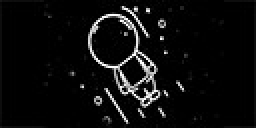
#> input picture firmware/tools/frames/1.jpg, 128 x 64 px (shown 2 times larger)
$ python make_assets.py
#> lines starting #> are read from the running program, lines starting #| are printed output that depends on the picture
#!/usr/bin/env python3
"""
make_assets.py —— 为 Prism TV 生成内置图片资源（嵌入固件）

产物（写到 firmware/main/）：
  - anim_frames.bin    分帧动画：N 帧 ALPHA_2BIT(240x120)，4px/byte，MSB 优先
  - weather_icons.bin  天气图标：8 个 ALPHA_4BIT(48x48)，2px/byte，高半字节优先
  - assets_gen.h       上述资源的尺寸/数量宏（供 C 代码对齐使用）

两种格式都是 LVGL 的“alpha 蒙版”图：黑色=透明，白色=不透明，
显示时用 lv_obj_set_style_img_recolor() 任意上色。

用法：
  python3 tools/make_assets.py                # 输入 tools/frames/*.jpg
  python3 tools/make_assets.py --frames DIR
"""

import argparse
import glob
import os
import sys

try:
    from PIL import Image, ImageDraw
except ImportError:
    sys.exit("需要 Pillow: pip install pillow")

HERE = os.path.dirname(os.path.abspath(__file__))
MAIN = os.path.join(HERE, "..", "main")

# ---- 动画 ----
ANIM_W, ANIM_H = 230, 115   # 2:1，匹配 230x230 可视区宽度
ANIM_BPP = 2                # 2bit -> 4 级灰阶（透明/1/3/2/3/不透明）
CORE_THRESHOLD = 170        # 高于此亮度作为“白色核心”层（1bit）

# ---- 天气图标 ----
ICON = 48
ICON_BPP = 4                # 4bit -> 16 级，边缘平滑
ICON_NAMES = ["sun", "sun_cloud", "cloud", "rain",
              "thunder", "snow", "fog", "haze"]

# ---- 界面小图标（温度计 / 水滴）----
UI_ICON_NAMES = ["thermo", "drop"]
UI_ICON = 24
UI_ICON_BPP = 4


# ======================================================================
#  打包 helper：把 L 模式灰度图按每像素 bpp 位、MSB 优先打包
# ======================================================================
def pack_alpha(gray_img, bpp):
    w, h = gray_img.size
    maxv = (1 << bpp) - 1
    px = gray_img.load()
    per_byte = 8 // bpp
    stride = (w + per_byte - 1) // per_byte
    out = bytearray(stride * h)
    for y in range(h):
        row = y * stride
        for x in range(w):
            v = int(round(px[x, y] * maxv / 255))
            if v < 0:
                v = 0
            elif v > maxv:
                v = maxv
            shift = 8 - bpp * ((x % per_byte) + 1)
            out[row + x // per_byte] |= v << shift
    return bytes(out)


# ======================================================================
#  分帧动画
# ======================================================================
def build_anim(frames_dir):
#> called with frames_dir = 'firmware/tools/frames'
    files = sorted(glob.glob(os.path.join(frames_dir, "*.jpg")),
                   key=lambda p: int(os.path.splitext(os.path.basename(p))[0]))
    if not files:
        sys.exit(f"没有找到帧图片: {frames_dir}/*.jpg")

    blob = bytearray()
    for p in files:
        im = Image.open(p).convert("L")
        # 轻微提对比，让线条更亮、暗部更干净
        im = im.point(lambda v: 0 if v < 10 else min(255, int((v - 10) * 255 / (235 - 10))))
        im = im.resize((ANIM_W, ANIM_H), Image.LANCZOS)
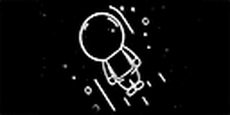
#> im: PIL image 230x115 L; min 0, max 255, mean 12.8

        # 每个像素两平面：
        #   glow：2bit alpha（平滑边缘，显示为发光色）
        #   core：1bit alpha（高亮核心，显示为白色）
        glow = pack_alpha(im, ANIM_BPP)
        core = pack_alpha(im.point(lambda v: 255 if v > CORE_THRESHOLD else 0), 1)
        blob += glow + core

    with open(os.path.join(MAIN, "anim_frames.bin"), "wb") as f:
        f.write(blob)

    glow_per = (ANIM_W + (8 // ANIM_BPP) - 1) // (8 // ANIM_BPP) * ANIM_H
    core_per = ((ANIM_W + 7) // 8) * ANIM_H
    print(f"anim_frames.bin : {len(files)} 帧, {ANIM_W}x{ANIM_H}, "
          f"glow {glow_per}B + core {core_per}B = {glow_per + core_per} B/帧, "
          f"共 {len(blob)} B")
#| anim_frames.bin : 1 帧, 230x115, glow 6670B + core 3335B = 10005 B/帧, 共 10005 B
    return len(files), glow_per, core_per


# ======================================================================
#  天气图标（用 PIL 画形状，4 倍超采样后缩小以获得抗锯齿）
# ======================================================================
S = 4                     # 超采样倍数
W = ICON * S


def new_canvas():
    im = Image.new("L", (W, W), 0)
    return im, ImageDraw.Draw(im)


def circle(d, cx, cy, r, fill=255):
    d.ellipse([cx - r, cy - r, cx + r, cy + r], fill=fill)


def sun(d, cx, cy, r):
    circle(d, cx, cy, r)
    import math
    for i in range(8):
        a = math.radians(i * 45)
        x0 = cx + math.cos(a) * r * 1.45
        y0 = cy + math.sin(a) * r * 1.45
        x1 = cx + math.cos(a) * r * 2.05
        y1 = cy + math.sin(a) * r * 2.05
        d.line([x0, y0, x1, y1], fill=255, width=int(W * 0.045))


def cloud(d, cx, cy, s):
    """一排圆 + 底部长圆，拼出云朵"""
    circle(d, cx - 0.62 * s, cy + 0.02 * s, 0.40 * s)
    circle(d, cx - 0.10 * s, cy - 0.28 * s, 0.55 * s)
    circle(d, cx + 0.55 * s, cy - 0.02 * s, 0.44 * s)
    d.rounded_rectangle([cx - 0.95 * s, cy - 0.05 * s, cx + 0.95 * s, cy + 0.45 * s],
                        radius=0.42 * s, fill=255)


def draw_icon(name, warm, cool):
    """把图标分别画到两个画布：
       warm = 太阳/闪电（显示为黄色）
       cool = 云/雨/雪/雾/霾条（显示为蓝色）"""
    if name == "sun":
        sun(warm, W * 0.5, W * 0.5, W * 0.20)

    elif name == "sun_cloud":
        sun(warm, W * 0.35, W * 0.33, W * 0.14)
        cloud(cool, W * 0.55, W * 0.62, W * 0.32)

    elif name == "cloud":
        cloud(cool, W * 0.5, W * 0.52, W * 0.40)

    elif name == "rain":
        cloud(cool, W * 0.5, W * 0.42, W * 0.36)
        for x in (0.30, 0.50, 0.70):
            cool.line([W * x, W * 0.66, W * (x - 0.05), W * 0.82],
                      fill=255, width=int(W * 0.05))

    elif name == "thunder":
        cloud(cool, W * 0.5, W * 0.38, W * 0.36)
        warm.polygon([(W * 0.54, W * 0.60), (W * 0.40, W * 0.80),
                      (W * 0.50, W * 0.80), (W * 0.42, W * 0.98),
                      (W * 0.62, W * 0.74), (W * 0.52, W * 0.74)], fill=255)

    elif name == "snow":
        cloud(cool, W * 0.5, W * 0.40, W * 0.36)
        import math
        for x in (0.32, 0.5, 0.68):
            cx, cy, r = W * x, W * 0.78, W * 0.07
            for i in range(3):
                a = math.radians(i * 60)
                cool.line([cx - math.cos(a) * r, cy - math.sin(a) * r,
                           cx + math.cos(a) * r, cy + math.sin(a) * r],
                          fill=255, width=int(W * 0.035))

    elif name == "fog":
        for i, y in enumerate((0.34, 0.48, 0.62, 0.76)):
            x0, x1 = (0.18, 0.82) if i % 2 == 0 else (0.28, 0.72)
            cool.rounded_rectangle([W * x0, W * y - W * 0.035,
                                    W * x1, W * y + W * 0.035],
                                   radius=W * 0.035, fill=255)

    elif name == "haze":
        sun(warm, W * 0.63, W * 0.34, W * 0.13)
        for i, y in enumerate((0.60, 0.74, 0.88)):
            x0, x1 = (0.14, 0.86) if i % 2 == 0 else (0.26, 0.74)
            cool.rounded_rectangle([W * x0, W * y - W * 0.032,
                                    W * x1, W * y + W * 0.032],
                                   radius=W * 0.032, fill=255)


def draw_ui_icon(name, d):
    """界面小图标（单层，24x24）"""
    if name == "thermo":
        cx = W * 0.5
        # 玻管
        d.rounded_rectangle([cx - W * 0.10, W * 0.14, cx + W * 0.10, W * 0.66],
                            radius=W * 0.10, fill=255)
        # 球泡
        circle(d, cx, W * 0.72, W * 0.17)
    elif name == "drop":
        cx = W * 0.5
        # 水滴：三角 + 圆
        d.polygon([(cx, W * 0.10),
                   (cx - W * 0.30, W * 0.56),
                   (cx + W * 0.30, W * 0.56)], fill=255)
        circle(d, cx, W * 0.62, W * 0.30)


def build_icons():
    blob = bytearray()
    per_plane = None
    for name in ICON_NAMES:
        warm_im, warm_d = new_canvas()
        cool_im, cool_d = new_canvas()
        draw_icon(name, warm_d, cool_d)
        warm = pack_alpha(warm_im.resize((ICON, ICON), Image.LANCZOS), ICON_BPP)
        cool = pack_alpha(cool_im.resize((ICON, ICON), Image.LANCZOS), ICON_BPP)
        per_plane = len(warm)
        blob += warm + cool

    with open(os.path.join(MAIN, "weather_icons.bin"), "wb") as f:
        f.write(blob)
    print(f"weather_icons.bin: {len(ICON_NAMES)} 个图标 x2 层, {ICON}x{ICON}, "
          f"{per_plane} B/层, 共 {len(blob)} B")
#| weather_icons.bin: 8 个图标 x2 层, 48x48, 1152 B/层, 共 18432 B
    return per_plane


def build_ui_icons():
    blob = bytearray()
    per = None
    for name in UI_ICON_NAMES:
        im, d = new_canvas()
        draw_ui_icon(name, d)
        im = im.resize((UI_ICON, UI_ICON), Image.LANCZOS)
        data = pack_alpha(im, UI_ICON_BPP)
        per = len(data)
        blob += data

    with open(os.path.join(MAIN, "ui_icons.bin"), "wb") as f:
        f.write(blob)
    print(f"ui_icons.bin    : {len(UI_ICON_NAMES)} 个图标, {UI_ICON}x{UI_ICON}, "
          f"{per} B/个, 共 {len(blob)} B")
    return per


# ======================================================================
def main():
    ap = argparse.ArgumentParser()
    ap.add_argument("--frames", default=os.path.join(HERE, "frames"))
    args = ap.parse_args()

    n_anim, glow_per, core_per = build_anim(args.frames)
    icon_per = build_icons()
#> icon_per = 1152
    ui_per = build_ui_icons()
#> the loop in build_ui_icons, `for name in UI_ICON_NAMES:` made 2 passes
#> per on passes 1 to 2: 288, 288
#> pass 1, in build_ui_icons, `im = im.resize((UI_ICON, UI_ICON), Image.LANCZOS)`:
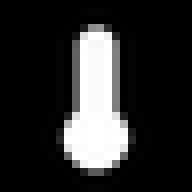
#> im: PIL image 24x24 L (shown 8 times larger); min 0, max 255, mean 44.2
#> pass 2, in build_ui_icons, `im = im.resize((UI_ICON, UI_ICON), Image.LANCZOS)`:
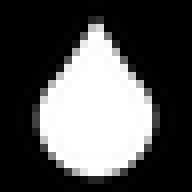
#> im: PIL image 24x24 L (shown 8 times larger); min 0, max 255, mean 82.5
#| ui_icons.bin    : 2 个图标, 24x24, 288 B/个, 共 576 B
#> ui_per = 288

    with open(os.path.join(MAIN, "assets_gen.h"), "w") as f:
        f.write("/* 自动生成，请勿手改：由 tools/make_assets.py 产出 */\n")
        f.write("#pragma once\n\n")
        f.write(f"#define ANIM_FRAME_COUNT      {n_anim}\n")
        f.write(f"#define ANIM_W                {ANIM_W}\n")
        f.write(f"#define ANIM_H                {ANIM_H}\n")
        f.write(f"#define ANIM_GLOW_BYTES       {glow_per}\n")
        f.write(f"#define ANIM_CORE_BYTES       {core_per}\n")
        f.write(f"#define ANIM_BYTES_PER_FRAME  {glow_per + core_per}\n\n")
        f.write(f"#define WICON_COUNT           {len(ICON_NAMES)}\n")
        f.write(f"#define WICON_SIZE            {ICON}\n")
        f.write(f"#define WICON_PLANE_BYTES     {icon_per}\n")
        f.write(f"#define WICON_BYTES_PER_FRAME {icon_per * 2}\n")
        f.write(f"#define UI_ICON_COUNT         {len(UI_ICON_NAMES)}\n")
        f.write(f"#define UI_ICON_SIZE          {UI_ICON}\n")
        f.write(f"#define UI_ICON_BYTES         {ui_per}\n")
    print("assets_gen.h    : 已更新")


if __name__ == "__main__":
    main()
